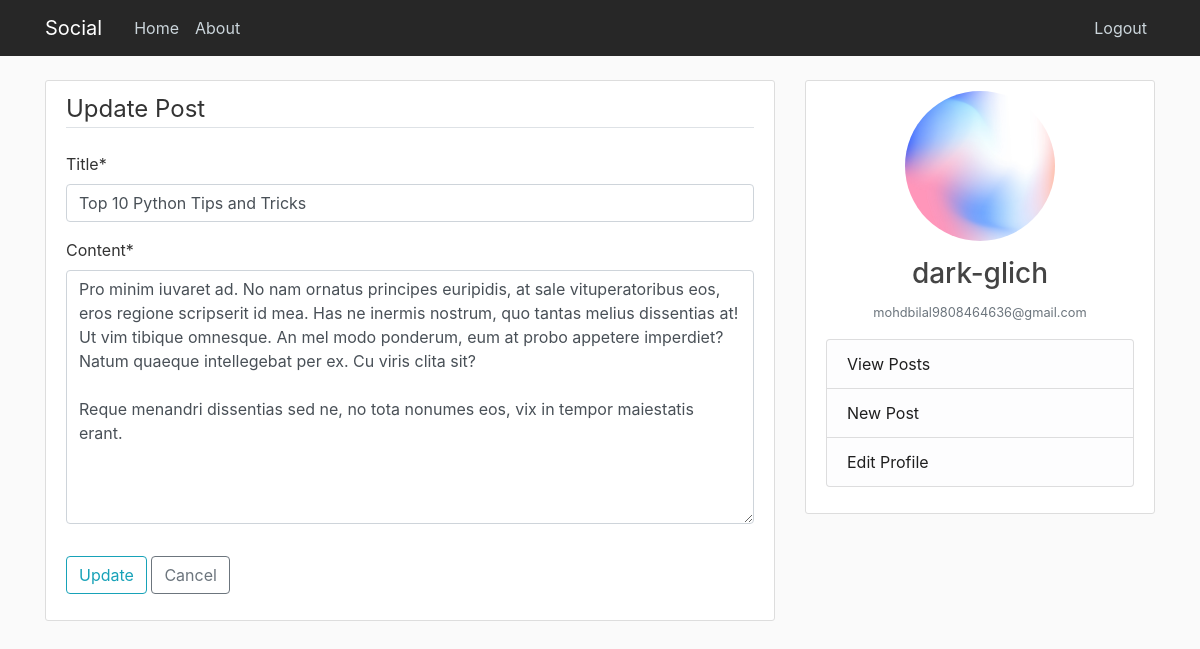
/post/80/update (signed in), run on the app's committed database.
### main/models.py (models this page shows, shortened)
class Post(models.Model):
    title = models.CharField(max_length=200)
    content = models.TextField()
    date = models.DateTimeField(default=timezone.now)
    author = models.ForeignKey(User, on_delete=models.CASCADE)

### users/models.py (models this page shows, shortened)
class profile(models.Model):
    user = models.OneToOneField(User, on_delete=models.CASCADE)
    image = models.ImageField(default='default.png', upload_to='profile_pics')

### main/views.py (the view, shortened to what this page needs)
# urls.py: path('post/<int:pk>/update', PostUpdateView.as_view(), name='update'),
class PostUpdateView(LoginRequiredMixin, UserPassesTestMixin, UpdateView):
    model = Post
    fields = ['title', 'content']
    template_name = 'main/update.html'
    def test_func(self):
        post = self.get_object()
        if self.request.user == post.author:
            return True
        else:
            return False

### main/templates/main/update.html (shortened to what this page needs)
{%extends "main/base.html"%}
{% load crispy_forms_tags %}
{%block content%}
<div class="content-section">
    <form method="POST">
        <fieldset class="form-group">
            <legend class="border-bottom mb-4">Update Post</legend>
            {{ form|crispy }}
        </fieldset>
        <div class="form-group">
            <button class="btn btn-outline-info" type="submit">Update</button>
            <a class="btn btn-outline-secondary" href="{% url 'detail' object.id %}">Cancel</a>
        </div>
    </form>
</div>
{%endblock%}

### main/templates/main/base.html (shortened to what this page needs)
{%load static%}
<!doctype html>
<html lang="en">
  <head>
    <link rel="stylesheet" href="https://maxcdn.bootstrapcdn.com/bootstrap/4.0.0/css/bootstrap.min.css">
    <link rel="stylesheet" type="text/css" href="{% static 'main/style.css' %}">
  </head>
    <body>
      <header class="site-header">
        <nav class="navbar navbar-expand-md navbar-dark bg-steel fixed-top" style="background-color: rgb(39, 39, 39) ">
          <div class="container">
            <a class="navbar-brand mr-4" href="{% url 'home' %}">Social</a>
            <div class="collapse navbar-collapse" id="navbarToggle">
              <div class="navbar-nav mr-auto">
                <a class="nav-item nav-link" href="{% url 'home' %}">Home</a>
                <a class="nav-item nav-link" href="{% url 'about' %}">About</a>
              </div>
              <div class="navbar-nav">
                {% if user.is_authenticated %}
                  <a class="nav-item nav-link" href="{% url 'logout' %}">Logout</a>
                {% else %}
                  <a class="nav-item nav-link" href="{% url 'register' %}">Register</a>
                  <a class="nav-item nav-link" href="{% url 'login' %}">Login</a>
                {% endif %}
              </div>
            </div>
          </div>
        </nav>
      </header>
      <main role="main" class="container">
        <div class="row">
          <div class="col-md-8">
            {% block content %}{% endblock %}
          </div>
          <div class="col-md-4">
            <div class="content-section" style="position: sticky; top: 5rem;">
                <img class="rounded-circle account-img" src="{{ user.profile.image.url }}" style="height: 150px; width: 150px; display: block; margin-left: auto; margin-right: auto;">
                <h3 style="text-align: center;">{{user}}</h3>
                <p style="text-align: center;" class="text-muted"><small>{{user.email}}</small></p>
                <ul class="list-group">
                  <li class="list-group-item list-group-item-light"><a href="{% url 'user-posts' user %}" style="color: rgb(31, 31, 31);">View Posts</a></li>
                  <li class="list-group-item list-group-item-light"><a href="{% url 'create' %}" style="color: rgb(31, 31, 31);">New Post</a></li>
                  <li class="list-group-item list-group-item-light"><a href="{% url 'profile' %}" style="color: rgb(31, 31, 31);">Edit Profile</a></li>
                </ul>
            </div>
          </div>
        </div>
      </main>
    </body>
</html>

### main/static/main/style.css (style rules this page uses)
body { background: #fafafa; color: #333333; margin-top: 5rem; }
h1, h2, h3, h4, h5, h6 { color: #444444; }
ul { margin: 0; }
.bg-steel { background-color: #5f788a; }
.site-header .navbar-nav .nav-link { color: #cbd5db; }
.content-section { background: #ffffff; padding: 10px 20px; border: 1px solid #dddddd; border-radius: 3px; margin-bottom: 20px; }
.account-img { height: 125px; width: 125px; margin-right: 20px; margin-bottom: 16px; }

### data on the page
Post: title "Top 10 Python Tips and Tricks", content "Pro minim iuvaret ad. No nam ornatus principes euripidis, at sale vituperatoribus eos, eros regione scripserit id mea. Has ne inermis nostrum, quo tantas melius dissentias at! Ut vim tibique omnesque. An mel modo ponderum, eum at probo appetere imperdiet? Natum quaeque intellegebat per ex. Cu viris clita sit? Reque menandri dissentias sed ne, no tota nonumes eos, vix in tempor maiestatis erant."

### other printed values
{{ user }} "dark-glich"
{{ user.email }} "mohdbilal9808464636@gmail.com"
